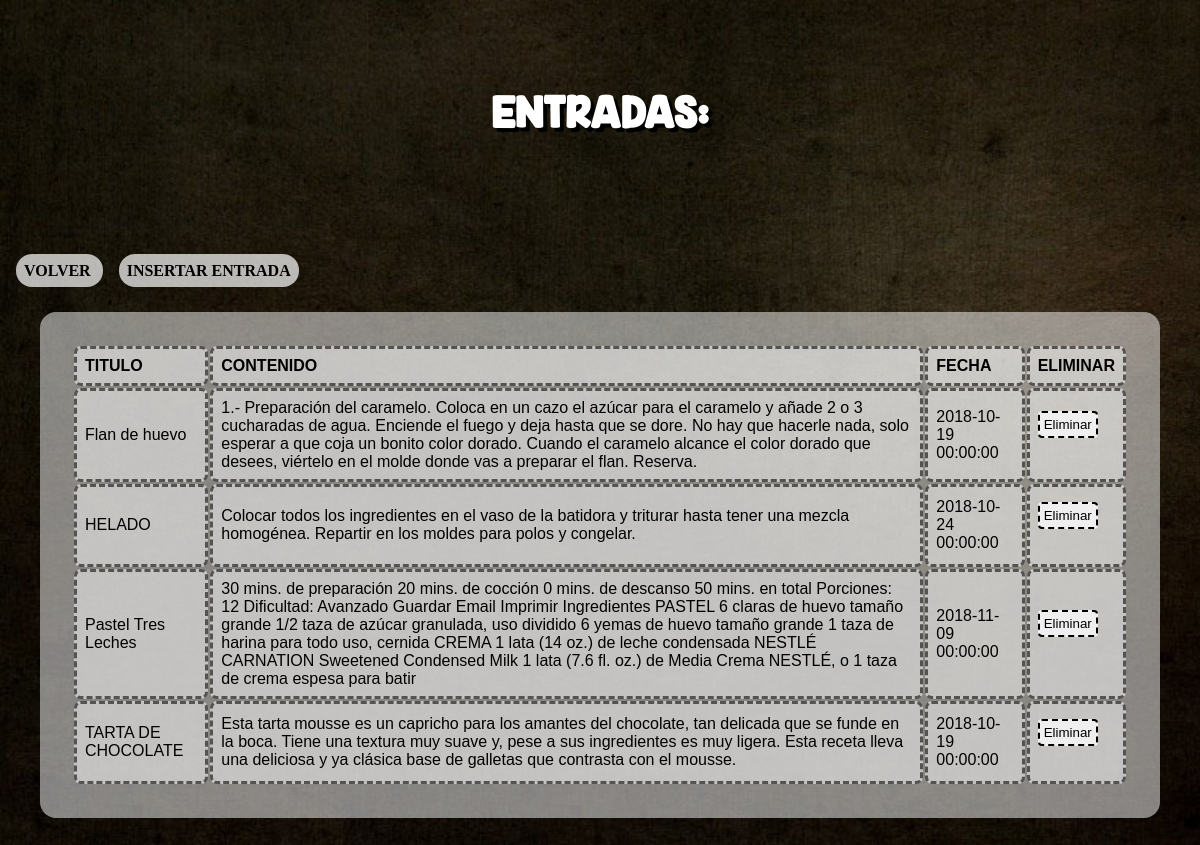
Screenshot of /entradas.php with the database file from the repository.
### tables this page shows
CREATE TABLE `entrada` (
  `titulo` varchar(30) NOT NULL,
  `contenido` longtext NOT NULL,
  `fecha_entrada` datetime DEFAULT CURRENT_TIMESTAMP
);

### entradas.php (the view, shortened to what this page needs)
<?php
include 'conexion.php';
try {
$sentencia=$db->prepare("SELECT * FROM entrada");
$sentencia->execute();
echo "<h1>ENTRADAS:</h1>";
$table = "<table cellpadding='10'>\n";
$table.="<tr>
<th>TITULO</th>
<th>CONTENIDO</th>
<th>FECHA</th>
<th>ELIMINAR</th></tr>";
foreach($sentencia as $entrada){
	$table.="<tr>
	<td>".$entrada['titulo']."</td>
	<td>".$entrada['contenido']."</td>
	<td>".$entrada['fecha_entrada']."</td>
	<td><form action='' method='post' onsubmit='confirmarBorrarEntrada()'> \n
	<input type='hidden' name='titulo' value='".$entrada['titulo']."'>
	<input type='submit' value='Eliminar'>
	</form></td>
	</tr> \n";
}
$table.="</table>\n";
} catch(PDOException $e) {
  echo 'Error: ' . $e->getMessage();
}
?>
<!DOCTYPE html>
<html lang="en">
<head>
	<link rel='stylesheet' href='CSS/estilo.css'>
</head>
<body>
<?php
echo "<br><a class='avolver' href='index.php'> Volver </a>"	;
echo "<a class='avolver' href='insertarEntrada.php'>Insertar entrada</a>";
echo $table;
?>
</body>
</html>

### CSS/estilo.css (style rules this page uses)
body { background-image: url(../img/fondo2.jpg); background-size: cover; color: black; font-family: arial; }
h1 { padding: 2em; color: white; font-family: "header"; font-size: 2.5em; text-shadow: 4px 4px black; display: flex; justify-content: center; }
input { border-radius: 0.3em; padding: 0.3em; margin-top: 7px; margin-bottom: 11px; border: 2px dashed black; }
a { text-decoration: none; color: black; padding: 0.5em; }
.avolver { text-decoration: none; padding: 0.5em; color: black; background: rgb(255, 255, 255,0.7); border-radius:1em; font-family: chilanka; margin: 0.5em; font-weight: bold; text-transform: uppercase; }
table { background: rgb(255, 255, 255,0.5); border-radius: 1em; margin: 2em; padding: 2em; text-align: left; }
td,th { padding: 0.5em; background: rgb(255, 255, 255,0.5); border:3px dashed rgb(85, 82, 82); border-radius: 7px; }

### rows the page displays
entrada: titulo "Flan de huevo", contenido "1.- Preparación del caramelo. Coloca en un cazo el azúcar para el caramelo y añade 2 o 3 cucharadas de agua. Enciende el fuego y deja hasta que se dore. No hay que hacerle nada, solo esperar a que coja un bonito color dorado. Cuando el caramelo alcance el color dorado que desees, viértelo en el molde donde vas a preparar el flan. Reserva.", fecha_entrada "2018-10-19 00:00:00"
entrada: titulo "HELADO", contenido "Colocar todos los ingredientes en el vaso de la batidora y triturar hasta tener una mezcla homogénea. Repartir en los moldes para polos y congelar.", fecha_entrada "2018-10-24 00:00:00"
entrada: titulo "Pastel Tres Leches", contenido "30 mins. de preparación 20 mins. de cocción 0 mins. de descanso 50 mins. en total Porciones: 12 Dificultad: Avanzado Guardar Email Imprimir Ingredientes PASTEL 6 claras de huevo tamaño grande 1/2 taza de azúcar granulada, uso dividido 6 yemas de huevo tamaño grande 1 taza de harina para todo uso, cernida CREMA 1 lata (14 oz.) de leche condensada NESTLÉ CARNATION Sweetened Condensed Milk 1 lata (7.6 fl. oz.) de Media Crema NESTLÉ, o 1 taza de crema espesa para batir", fecha_entrada "2018-11-09 00:00:00"
entrada: titulo "TARTA DE CHOCOLATE", contenido "Esta tarta mousse es un capricho para los amantes del chocolate, tan delicada que se funde en la boca. Tiene una textura muy suave y, pese a sus ingredientes es muy ligera. Esta receta lleva una deliciosa y ya clásica base de galletas que contrasta con el mousse.", fecha_entrada "2018-10-19 00:00:00"
